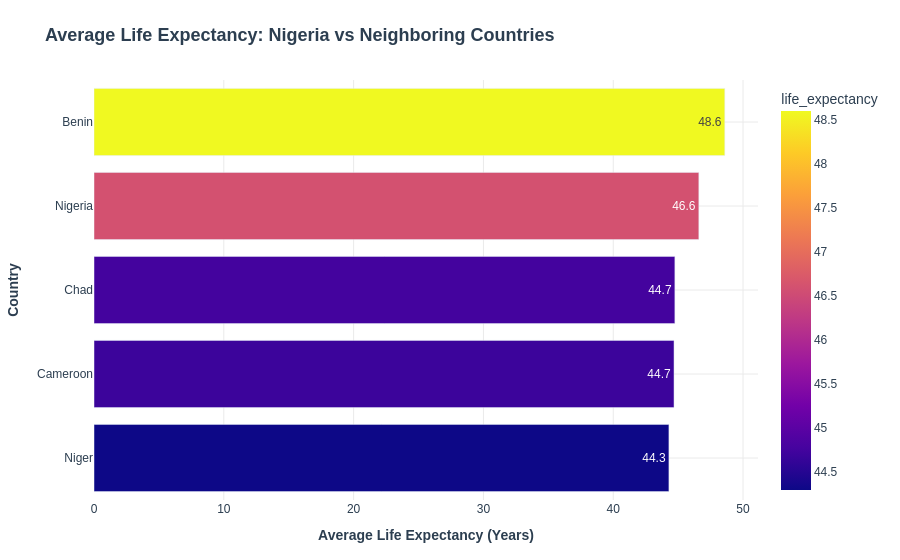

Notebook code for this chart:
### Code cell
fig = px.bar(
    avg_life,
    x="life_expectancy",
    y="name",
    orientation="h",
    color="life_expectancy",
    text_auto=".1f"
)

style_figure(
    fig,
    title="Average Life Expectancy: Nigeria vs Neighboring Countries",
    xlabel="Average Life Expectancy (Years)",
    ylabel="Country"
)

fig.show()

### Figure 1 — Plotly figure (JSON) as saved in the notebook; plotly's stock layout.template omitted (floating-point values rounded to 4 significant figures)
{"data": [{"hovertemplate": "life_expectancy=%{marker.color}<br>name=%{y}<extra></extra>", "legendgroup": "", "marker": {"color": [44.29, 44.68, 44.75, 46.59, 48.59], "coloraxis": "coloraxis", "pattern": {"shape": ""}}, "name": "", "orientation": "h", "showlegend": false, "textposition": "auto", "texttemplate": "%{x:.1f}", "type": "bar", "x": [44.29, 44.68, 44.75, 46.59, 48.59], "xaxis": "x", "y": ["Niger", "Cameroon", "Chad", "Nigeria", "Benin"], "yaxis": "y"}], "layout": {"barmode": "relative", "coloraxis": {"colorbar": {"title": {"text": "life_expectancy"}}, "colorscale": [[0, "#0d0887"], [0.1111, "#46039f"], [0.2222, "#7201a8"], [0.3333, "#9c179e"], [0.4444, "#bd3786"], [0.5556, "#d8576b"], [0.6667, "#ed7953"], [0.7778, "#fb9f3a"], [0.8889, "#fdca26"], [1, "#f0f921"]]}, "font": {"color": "#2C3E50", "family": "Arial, sans-serif", "size": 12}, "legend": {"bgcolor": "rgba(255, 255, 255, 0.8)", "bordercolor": "#EAEAEA", "borderwidth": 1, "tracegroupgap": 0}, "margin": {"b": 60, "l": 60, "r": 40, "t": 80}, "paper_bgcolor": "white", "plot_bgcolor": "white", "showlegend": true, "title": {"font": {"color": "#2C3E50", "size": 18}, "text": "<b>Average Life Expectancy: Nigeria vs Neighboring Countries</b>", "x": 0.05, "xanchor": "left", "y": 0.95, "yanchor": "top"}, "xaxis": {"anchor": "y", "color": "#2C3E50", "domain": [0, 1], "gridcolor": "#EAEAEA", "showgrid": true, "title": {"text": "<b>Average Life Expectancy (Years)</b>"}, "zeroline": false}, "yaxis": {"anchor": "x", "color": "#2C3E50", "domain": [0, 1], "gridcolor": "#EAEAEA", "showgrid": true, "title": {"text": "<b>Country</b>"}, "zeroline": false}}}
